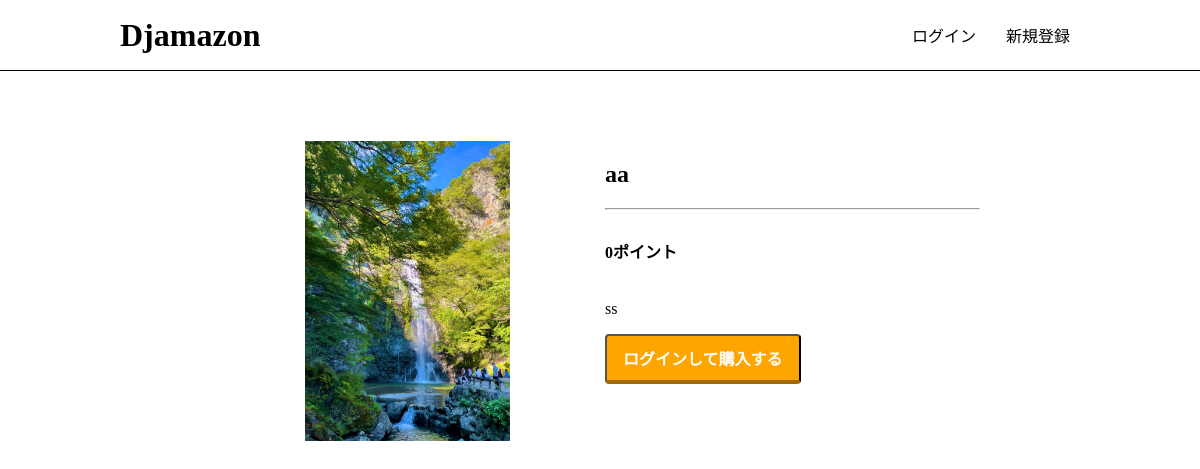
/product/1/, run on the app's committed database.
### app/models.py (models this page shows, shortened)
class Product(models.Model):
    name = models.CharField(max_length=100)
    description = models.TextField(blank=True)
    price = models.PositiveIntegerField(default=0)
    image = models.ImageField(upload_to='product')

### app/views.py (the view, shortened to what this page needs)
# urls.py: path('product/<int:product_id>/', views.detail, name='detail'),
def detail(request, product_id):
    product = get_object_or_404(Product, pk=product_id)
    add_to_cart_form = AddToCartForm(request.POST or None)
    context = {
       'product': product,
       'add_to_cart_form': add_to_cart_form,
    }
    return render(request, 'app/detail.html', context)

### app/templates/app/detail.html (shortened to what this page needs)
{% extends 'app/base.html' %}
{% load humanize %}
{% block content %}
<div class="product-detail">
  <div class="product-detail-image">
    <img src="{{ product.image.url }}" class="product-img">
  </div>
  <div class="product-detail-info">
    <h2>{{ product.name }}</h2>
    <hr>
    <div class="point-fav-section">
        <h4>{{ product.price | intcomma }}ポイント</h4>
      </div>
      <p>{{ product.description }}</p>
      <div>
     {% if request.user.is_authenticated %}
       <form action="{% url 'app:detail' product.id %}"
method="post">{% csrf_token %}
        {{ add_to_cart_form.as_p }}
        <button class="purchase-button" type="submit">カートに追加する
</button>
       </form>
     {% else %}
       <a href="{% url 'app:login' %}?next={{ request.path }}"><button
class="purchase-button">ログインして購入する</button></a>
     {% endif %}
    </div>
</div>
</div>
{% endblock %}

### static/css/style.css (style rules this page uses)
html, body { margin: 0; }
div { box-sizing: border-box; }
a { text-decoration: none; color: #000; }
.product-img { width: 100%; max-width: 500px; height: 300px; object-fit: cover; border-radius: 4px; }
.product-detail { display: flex; justify-content: flex-start; padding: 10px; }
.product-detail-image { flex: 1; }
.product-detail-info { flex: 1; }
.product-img { object-fit: contain; }
.product-detail-info { margin-left: 10px; }
.product-detail-info .point-fav-section { display: flex; justify-content: space-between; align-items: center; }
.product-detail-info .purchase-button { display: inline-block; text-align: center; background-color: orange; font-size: 16px; color: #FFF; font-weight: bold; padding: 10px 16px; border-radius: 4px; border-bottom: 4px solid #a26a03; }

### data on the page
Product: image (picture), name "aa", price "0", description "ss"
